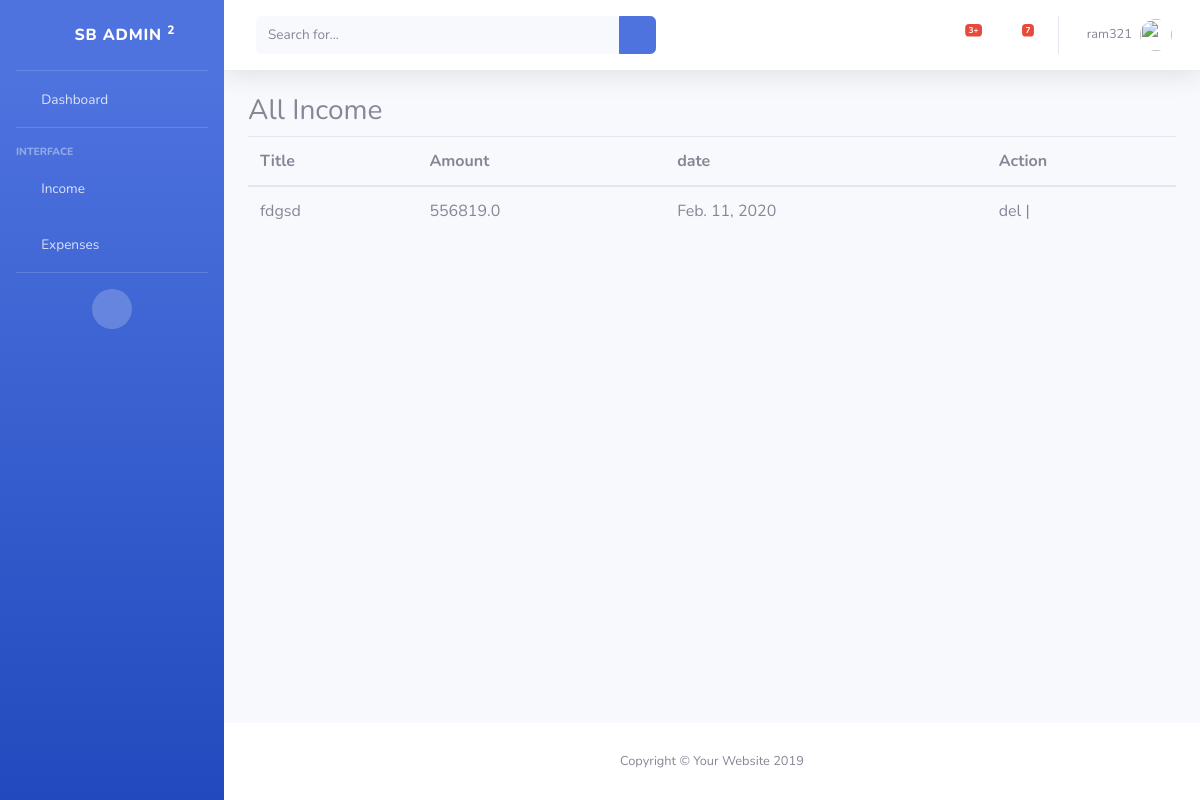
Page /income/ (signed in) on the committed database.
### income/models.py (models this page shows)
class Income(Abs):
    image = models.ImageField(upload_to='income/',null=True,blank=True)
    category = models.ForeignKey(IncomeCategory,on_delete=models.CASCADE)
    objects = IncomeManager()
    class Meta:
        db_table = 'income'

### income/views.py (the view)
# urls.py: path('',IncomeView.as_view(),name='income'),
class IncomeView(View):
    template_name = 'income.html'
    def get(self,request):
        context = {
            'all':Income.objects.filter(category__in=IncomeCategory.objects.filter(user_id=request.user.id)  )
        }
        return render(request,self.template_name,context)

### templates/income.html (shortened to what this page needs)
{% extends 'master/master.html' %}
 {% block 'sidebar' %}
  {% include 'component/sidebar.html' %}
 {% endblock %}
 {% block 'navbar' %}
  {% include 'component/nav.html' %}
 {% endblock %}
 {% block 'footer' %}
{% include 'component/footer.html' %}
 {% endblock %}
{% block 'body' %}
  <h3>All Income</h3>
  <table class="table">
   <thead>
     <th>Title</th>
     <th>Amount</th>
     <th>date</th>
   <th>Action</th>
   </thead>
   {% for a in all %}
    <tr>
     <td>{{a.title}}</td>
     <td>{{a.amount}}</td>
     <td>{{a.date}}</td>
     <td>del | <a href="{% url 'edit_income' a.slug %}"><i class="fa fa-edit"></i> </a> </td>
    </tr>
   {% endfor %}
  </table>
{% endblock %}

### templates/component/nav.html (shortened to what this page needs)
        <nav class="navbar navbar-expand navbar-light bg-white topbar mb-4 static-top shadow">
          <form class="d-none d-sm-inline-block form-inline mr-auto ml-md-3 my-2 my-md-0 mw-100 navbar-search">
            <div class="input-group">
              <input type="text" class="form-control bg-light border-0 small" placeholder="Search for..." aria-label="Search" aria-describedby="basic-addon2">
              <div class="input-group-append">
                <button class="btn btn-primary" type="button">
                  <i class="fas fa-search fa-sm"></i>
                </button>
              </div>
            </div>
          </form>
          <ul class="navbar-nav ml-auto">
            <li class="nav-item dropdown no-arrow mx-1">
              <a class="nav-link dropdown-toggle" href="#" id="alertsDropdown" role="button" data-toggle="dropdown" aria-haspopup="true" aria-expanded="false">
                <i class="fas fa-bell fa-fw"></i>
                <span class="badge badge-danger badge-counter">3+</span>
              </a>
            </li>
            <li class="nav-item dropdown no-arrow mx-1">
              <a class="nav-link dropdown-toggle" href="#" id="messagesDropdown" role="button" data-toggle="dropdown" aria-haspopup="true" aria-expanded="false">
                <i class="fas fa-envelope fa-fw"></i>
                <span class="badge badge-danger badge-counter">7</span>
              </a>
            </li>
            <li class="nav-item dropdown no-arrow">
              <a class="nav-link dropdown-toggle" href="#" id="userDropdown" role="button" data-toggle="dropdown" aria-haspopup="true" aria-expanded="false">
                <span class="mr-2 d-none d-lg-inline text-gray-600 small">{{request.user.username}}</span>
                <img class="img-profile rounded-circle" src="https://source.unsplash.com/QAB-WJcbgJk/60x60">
              </a>
            </li>
          </ul>
        </nav>

### rows in the picture
Income: title "fdgsd", amount "556819.0", date "Feb. 11, 2020"

### other values in the picture
{{ request.user.username }} "ram321"
